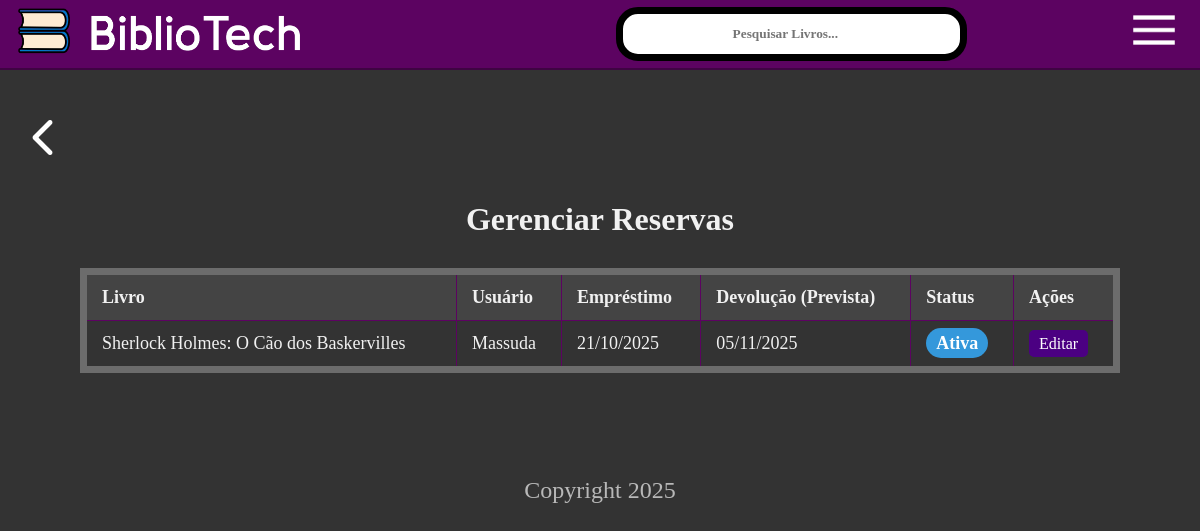
The page /gerenciar-reservas/ (signed in) on the database as committed earlier.
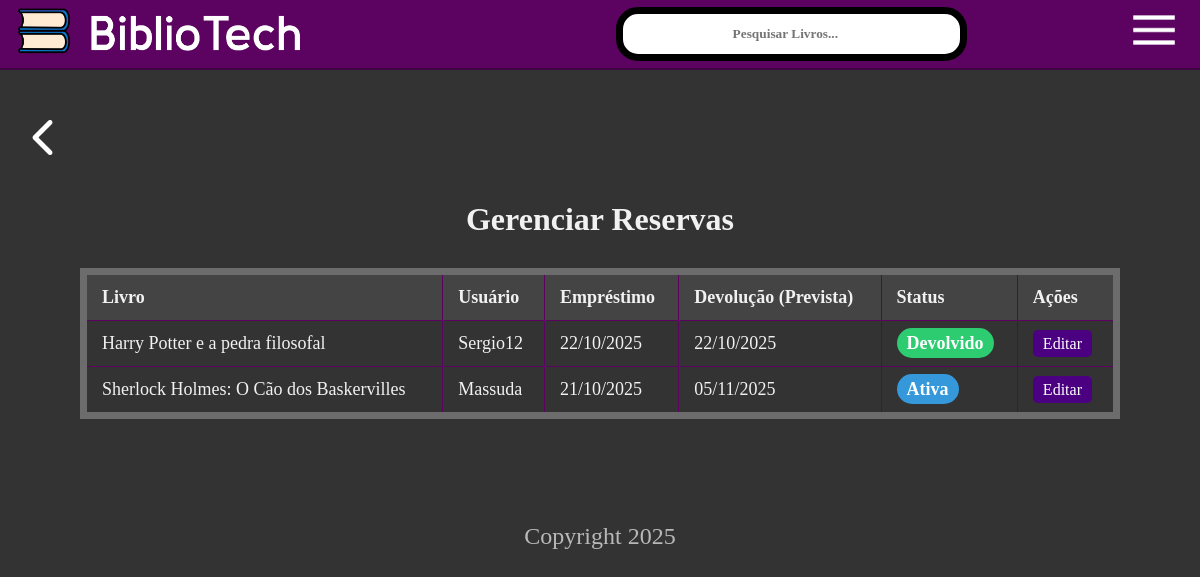
The same page on the database as committed later.
### core/models.py (models this page shows, shortened)
class Reserva(models.Model):
    STATUS_CHOICES = [
        ('ativa', 'Ativa'),
        ('devolvido', 'Devolvido'),
        ('atrasado', 'Atrasado'),
    ]
    livro = models.ForeignKey(Livro, on_delete=models.CASCADE)
    usuario = models.ForeignKey(settings.AUTH_USER_MODEL, on_delete=models.CASCADE)
    data_emprestimo = models.DateField(auto_now_add=True)
    data_devolucao = models.DateField()
    status = models.CharField(max_length=20, choices=STATUS_CHOICES, default='ativa')
    data_devolucao_efetiva = models.DateField(null=True, blank=True)
    observacoes = models.TextField(blank=True, null=True)

class Livro(models.Model):
    titulo = models.CharField(max_length=200)
    autor = models.CharField(max_length=200)
    editora = models.CharField(max_length=100)
    categorias = models.ManyToManyField(Categoria, blank=True)
    capa = models.ImageField(upload_to='capas_livros/', default='capas_livros/default.png')
    rating = models.DecimalField(max_digits=3, decimal_places=2, default=5.0)
    data_limite_dias = models.IntegerField(default=15)
    quantidade = models.PositiveIntegerField(default=1)

### usuarios/models.py (models this page shows, shortened)
class UsuarioCustomizado(AbstractUser):
    telefone = models.CharField(max_length=15, blank=True, null=True)
    foto_perfil = models.ImageField(upload_to='fotos_perfil/', null=True, blank=True, default='fotos_perfil/default.png')

### core/views.py (the view)
# urls.py: path('gerenciar-reservas/', views.reservas_adm_view, name='reservas_adm'),
@user_passes_test(is_admin)
def reservas_adm_view(request):
    reservas = Reserva.objects.all().order_by('-data_emprestimo')
    return render(request, 'core/reservas_adm.html', {'reservas': reservas})

### core/views.py (called while the page is built)
def is_admin(user):
    return user.is_staff

### core/templates/core/reservas_adm.html (shortened to what this page needs)
{% extends 'core/base.html' %}
{% load static %}
{% block content %}
<div class="container-pagina-reservas">
    <div class="page-header">
        <h1>Gerenciar Reservas</h1>
    </div>
    <div class="container-admin">
        <table class="tabela-admin">
            <thead>
                <tr>
                    <th>Livro</th>
                    <th>Usuário</th>
                    <th>Empréstimo</th>
                    <th>Devolução (Prevista)</th>
                    <th>Status</th>
                    <th>Ações</th>
                </tr>
            </thead>
            <tbody>
                {% for reserva in reservas %}
                <tr>
                    <td>{{ reserva.livro.titulo }}</td>
                    <td>{{ reserva.usuario.username }}</td>
                    <td>{{ reserva.data_emprestimo|date:"d/m/Y" }}</td>
                    <td>{{ reserva.data_devolucao|date:"d/m/Y" }}</td>
                    <td><span class="status-tag status-{{ reserva.status }}">{{ reserva.get_status_display }}</span></td>
                    <td>
                        <a href="{% url 'editar_reserva_adm' reserva.id %}" class="btn-edit-pequeno">Editar</a>
                    </td>
                </tr>
                {% empty %}
                <tr>
                    <td colspan="6">Nenhuma reserva encontrada.</td>
                </tr>
                {% endfor %}
            </tbody>
        </table>
    </div>
</div>
{% endblock %}

Rows that differ between the two databases and show on the page:
added Reserva: livro.titulo "Harry Potter e a pedra filosofal", usuario.username "Sergio12", data_emprestimo "22/10/2025", data_devolucao "22/10/2025", status "Devolvido"
